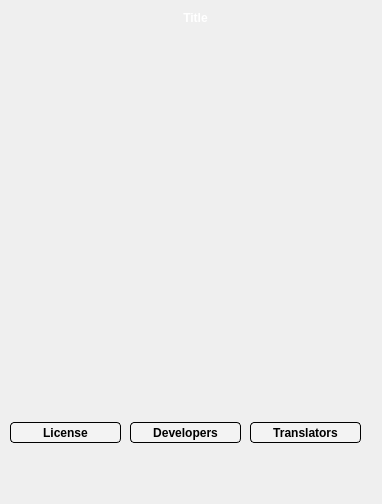
<?xml version="1.0" encoding="UTF-8"?>
<ui version="4.0">
 <class>AboutLauncher</class>
 <widget class="QWidget" name="AboutLauncher">
  <property name="geometry">
   <rect>
    <x>0</x>
    <y>0</y>
    <width>382</width>
    <height>504</height>
   </rect>
  </property>
  <property name="windowTitle">
   <string>About</string>
  </property>
  <property name="windowIcon">
   <iconset resource="../../resources/res.qrc">
    <normaloff>:/images/icon.png</normaloff>:/images/icon.png</iconset>
  </property>
  <property name="styleSheet">
   <string notr="true"/>
  </property>
  <widget class="QPlainTextEdit" name="tText">
   <property name="geometry">
    <rect>
     <x>10</x>
     <y>55</y>
     <width>361</width>
     <height>351</height>
    </rect>
   </property>
   <property name="font">
    <font>
     <family>Ubuntu</family>
     <pointsize>12</pointsize>
     <italic>false</italic>
    </font>
   </property>
   <property name="styleSheet">
    <string notr="true">background-color: rgba(255, 255, 255, 0);
background-image: url(:);
border: 0px;</string>
   </property>
   <property name="frameShape">
    <enum>QFrame::NoFrame</enum>
   </property>
   <property name="frameShadow">
    <enum>QFrame::Plain</enum>
   </property>
   <property name="readOnly">
    <bool>true</bool>
   </property>
   <property name="plainText">
    <string notr="true"/>
   </property>
  </widget>
  <widget class="QPushButton" name="bLicense">
   <property name="geometry">
    <rect>
     <x>10</x>
     <y>422</y>
     <width>111</width>
     <height>21</height>
    </rect>
   </property>
   <property name="font">
    <font>
     <family>Ubuntu</family>
     <weight>75</weight>
     <bold>true</bold>
    </font>
   </property>
   <property name="styleSheet">
    <string notr="true">background-color: rgb(255, 255, 255, 60);
border-width:1px;
border-style:solid;
border-radius:4px;
color: rgb(0, 0, 0);
background-image: url(:);</string>
   </property>
   <property name="text">
    <string>License</string>
   </property>
  </widget>
  <widget class="QPushButton" name="bDevelopers">
   <property name="geometry">
    <rect>
     <x>130</x>
     <y>422</y>
     <width>111</width>
     <height>21</height>
    </rect>
   </property>
   <property name="font">
    <font>
     <family>Ubuntu</family>
     <weight>75</weight>
     <bold>true</bold>
    </font>
   </property>
   <property name="styleSheet">
    <string notr="true">background-color: rgb(255, 255, 255, 60);
border-width:1px;
border-style:solid;
border-radius:4px;
color: rgb(0, 0, 0);
background-image: url(:);</string>
   </property>
   <property name="text">
    <string>Developers</string>
   </property>
  </widget>
  <widget class="QPushButton" name="bTranslators">
   <property name="geometry">
    <rect>
     <x>250</x>
     <y>422</y>
     <width>111</width>
     <height>21</height>
    </rect>
   </property>
   <property name="font">
    <font>
     <family>Ubuntu</family>
     <weight>75</weight>
     <bold>true</bold>
    </font>
   </property>
   <property name="styleSheet">
    <string notr="true">background-color: rgb(255, 255, 255, 60);
border-width:1px;
border-style:solid;
border-radius:4px;
color: rgb(0, 0, 0);
background-image: url(:);</string>
   </property>
   <property name="text">
    <string>Translators</string>
   </property>
  </widget>
  <widget class="QLabel" name="lTitle">
   <property name="geometry">
    <rect>
     <x>40</x>
     <y>7</y>
     <width>311</width>
     <height>21</height>
    </rect>
   </property>
   <property name="font">
    <font>
     <family>Ubuntu</family>
     <weight>75</weight>
     <bold>true</bold>
    </font>
   </property>
   <property name="styleSheet">
    <string notr="true">background-image: url(:);
color: rgb(255, 255, 255);</string>
   </property>
   <property name="text">
    <string notr="true">Title</string>
   </property>
   <property name="alignment">
    <set>Qt::AlignCenter</set>
   </property>
  </widget>
  <widget class="QWidget" name="background" native="true">
   <property name="geometry">
    <rect>
     <x>-10</x>
     <y>-5</y>
     <width>391</width>
     <height>511</height>
    </rect>
   </property>
   <property name="minimumSize">
    <size>
     <width>391</width>
     <height>511</height>
    </size>
   </property>
   <property name="maximumSize">
    <size>
     <width>391</width>
     <height>511</height>
    </size>
   </property>
   <property name="styleSheet">
    <string notr="true">background-image: url(:/images/popup.png);</string>
   </property>
  </widget>
  <widget class="QPushButton" name="bClose">
   <property name="geometry">
    <rect>
     <x>349</x>
     <y>5</y>
     <width>21</width>
     <height>27</height>
    </rect>
   </property>
   <property name="styleSheet">
    <string notr="true">border-width:0px;
border-style:solid;
border-radius:4px;
color: rgb(0, 0, 0);</string>
   </property>
   <property name="text">
    <string notr="true"/>
   </property>
  </widget>
  <zorder>background</zorder>
  <zorder>tText</zorder>
  <zorder>bLicense</zorder>
  <zorder>bDevelopers</zorder>
  <zorder>bTranslators</zorder>
  <zorder>lTitle</zorder>
  <zorder>bClose</zorder>
 </widget>
 <resources>
  <include location="../../resources/res.qrc"/>
 </resources>
 <connections/>
</ui>
